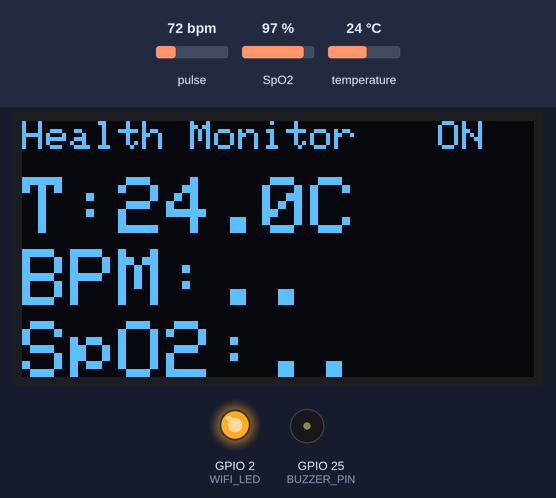
The sketch below on a simulated ESP32. On the bench: 128×64 one-colour display, output pins drawn as LEDs (lit = HIGH), buzzer (waves = sounding, pin HIGH). Inputs (shaded band) come from the test bench; at power-on: SpO2 97 %, temperature 24 °C, pulse 72 bpm. WiFi joins after 1.5 s; servers stay silent unless stated; what the sketch prints to the serial monitor is not drawn.

Above: at 2.7 s.
2.8 s: SpO2 set to 82 %
At 5.3 s:
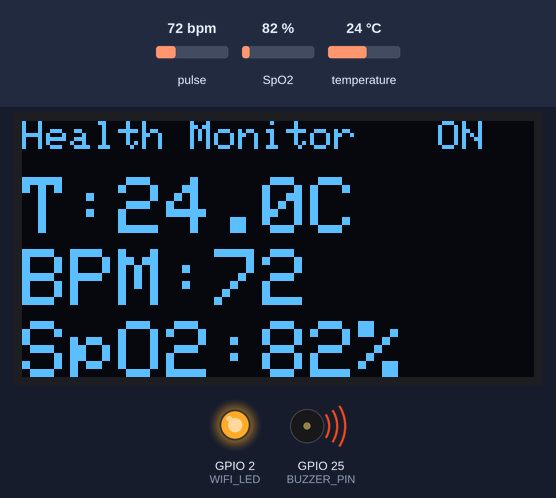
5.6 s: SpO2 set to 80 %
7.1 s: temperature set to 12 °C
At 9.3 s:
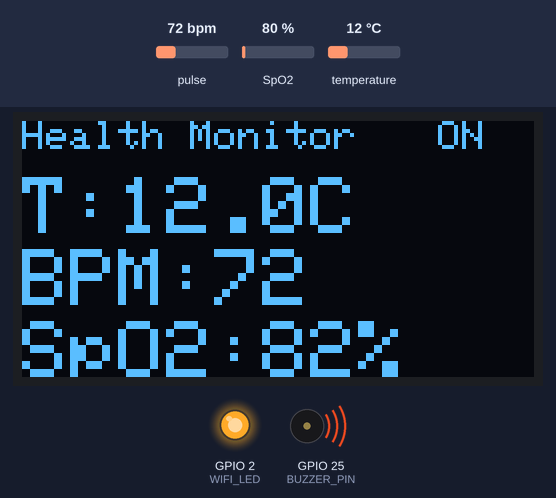
9.6 s: SpO2 set to 90 %
At 11.0 s:
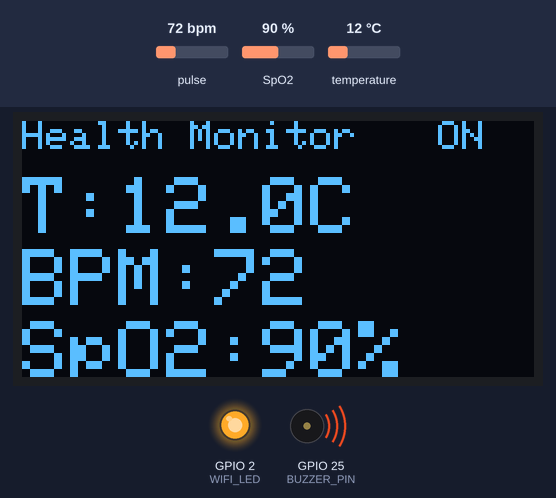
11.6 s: SpO2 set to 93 %
At 12.5 s:
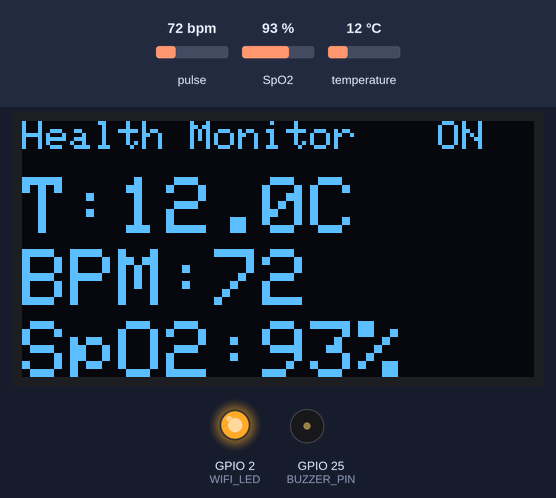
13.6 s: temperature set to 19 °C
At 15.3 s:
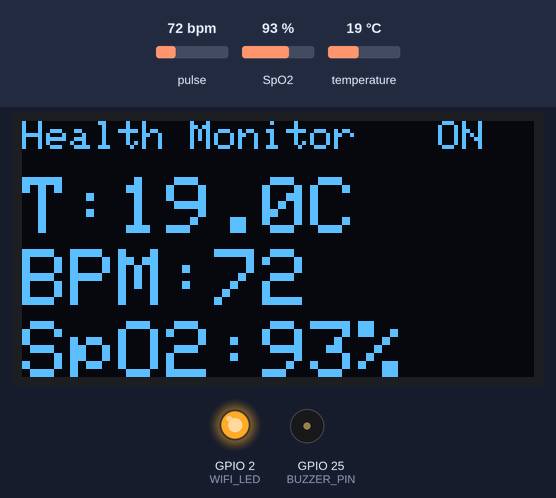
Timing chart, 0 to 16.6 s (numbered marks = the images above; inputs shaded):
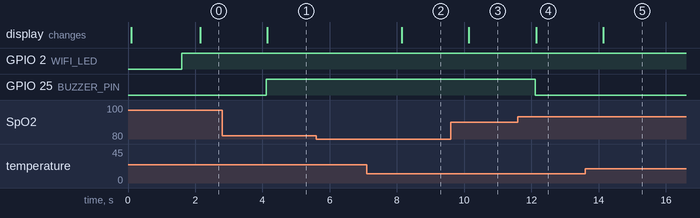

The sketch:

v2.ino
```cpp
/*
 * ============================================================
 *   ESP32 HEALTH MONITOR  -  v2
 *   Body Temp (DS18B20) + Heart Rate & SpO2 (MAX30102)
 *   Display: 0.96" OLED  |  Mobile: Blynk IoT app
 * ============================================================
 *
 *  v2 me NAYA: WiFi naam/password code me nahi likhna padta.
 *    - Board ka BOOT button 3 second dabake rakho -> ESP32 apna hotspot
 *      banata hai (sirf tabhi, apne aap kabhi nahi khulta):
 *        WiFi naam : HealthMon-Setup
 *        Password  : health123
 *    - Phone se us hotspot se judo -> setup page khulega
 *      (na khule to browser me 192.168.4.1 kholo)
 *    - Apna WiFi chuno, password daalo, Save -> ESP32 yaad rakhega
 *    - WiFi badalna ho: wahi, BOOT button 3 second
 *    - 3 min tak kuch save nahi kiya to hotspot band
 *    - Board ki LED (GPIO 2) jalti hai = WiFi juda hai
 *    Setup ke time bhi OLED pe readings chalti rehti hain.
 *
 *  WIRING: diagrams/step5_final_v2.png. BOOT button aur blue LED
 *  ESP32 board pe pehle se hain, kuch naya jodna nahi.
 *
 *  LIBRARIES (Arduino IDE > Library Manager se install karo):
 *    1. Blynk
 *    2. SparkFun MAX3010x Pulse and Proximity Sensor Library
 *    3. OneWire
 *    4. DallasTemperature
 *    5. Adafruit SSD1306   (Adafruit GFX saath me install ho jayegi)
 *    6. WiFiManager  (by tzapu)   <-- v2 me naya
 *
 *  BLYNK DATASTREAMS (Virtual pins):
 *    V0 = Body Temp (°C)   V1 = Heart Rate (BPM)
 *    V2 = SpO2 (%)         V3 = Status (String)
 *
 *  BLYNK EVENTS (Template > Events me ye 3 codes banao):
 *    high_temp, low_spo2, abnormal_bpm
 *
 *  NOTE: Ye hobby project hai, medical device nahi.
 */

// ---------------- 1. BLYNK DETAILS (apne Blynk device se copy karo) ----------------
// Ye 3 lines sabse upar honi chahiye, #include se pehle
#define BLYNK_TEMPLATE_ID   "TMPL3xti-Jf-f"
#define BLYNK_TEMPLATE_NAME "Health Monitor"
#define BLYNK_AUTH_TOKEN    "G_UvAgGBpsfydKyLu46PfAKDNuIYES6I"

#define BLYNK_PRINT Serial   // Blynk ke messages Serial Monitor pe dikhenge

// ---------------- 2. WIFI SETUP HOTSPOT ----------------
// WiFi naam/password ab yahan nahi, phone se setup page pe daalna hai
#define AP_NAME  "HealthMon-Setup"   // ESP32 ka setup hotspot
#define AP_PASS  "health123"         // hotspot password (kam se kam 8 letters)
#define PORTAL_TIMEOUT 180           // setup hotspot 3 min baad band

// ---------------- 3. LIBRARIES ----------------
#include <WiFi.h>
#include <WiFiManager.h>       // phone se WiFi setup
#include <BlynkSimpleEsp32.h>
#include <Wire.h>
#include "MAX30105.h"          // MAX30102 bhi isi library se chalta hai
#include "spo2_algorithm.h"    // SpO2 + heart rate nikalne wala algorithm
#include <OneWire.h>
#include <DallasTemperature.h>
#include <Adafruit_GFX.h>
#include <Adafruit_SSD1306.h>

// ---------------- 4. PINS ----------------
#define TEMP_PIN    4     // DS18B20 data pin (4.7k resistor isse 3V3 tak zaroori)
#define BUZZER_PIN  25    // Buzzer (optional)
#define BOOT_BTN    0     // board ka BOOT button (WiFi setup ke liye)
#define WIFI_LED    2     // board ki blue LED: jale = WiFi juda hai

// ---------------- 5. ALERT LIMITS ----------------
#define HIGH_TEMP_LIMIT  38.0   // isse upar = bukhar
#define LOW_SPO2_LIMIT   92     // isse neeche = oxygen kam
#define HIGH_BPM_LIMIT   120    // isse upar = dhadkan tez
#define LOW_BPM_LIMIT    50     // isse neeche = dhadkan dheemi

// ---------------- 6. OBJECTS ----------------
MAX30105 pulseSensor;                         // pulse oximeter
OneWire oneWire(TEMP_PIN);
DallasTemperature tempSensor(&oneWire);       // temperature sensor
Adafruit_SSD1306 display(128, 64, &Wire, -1); // OLED 128x64
BlynkTimer timer;                             // delay() ki jagah timer
WiFiManager wm;                               // WiFi setup page

// ---------------- 7. VARIABLES ----------------
// MAX30102 ke samples yahan store honge (100 samples = 4 second ka data)
#define BUFFER_SIZE 100
uint32_t irBuffer[BUFFER_SIZE];
uint32_t redBuffer[BUFFER_SIZE];
int sampleCount = 0;

// Final readings
// (volatile: pulse wala alag task inhe likhta hai, loop() padhta hai)
float bodyTemp = 0;
volatile int heartRate = 0;
volatile int spo2      = 0;
volatile bool fingerOn = false;
bool tempOk    = false;   // DS18B20 se sahi reading mili ya nahi
bool pulseOk   = false;   // MAX30102 mila ya nahi

// OLED aur MAX30102 dono same I2C wire pe hain, ek time pe ek hi use kare
SemaphoreHandle_t i2cLock;

// Ek hi alert baar baar na aaye: same alert dobara 1 minute baad hi jayega
#define ALERT_GAP 60000
unsigned long lastTempAlert = 0;
unsigned long lastSpo2Alert = 0;
unsigned long lastBpmAlert  = 0;

// BOOT button kab se daba hai (0 = daba nahi hai)
unsigned long btnPressStart = 0;

// WiFi / Blynk dobara try karne ka hisaab
unsigned long lastWiFiTry   = 0;
unsigned long lastBlynkTry  = 0;


// ============================================================
//   SETUP: ek baar chalta hai
// ============================================================
void setup() {
  Serial.begin(115200);
  i2cLock = xSemaphoreCreateMutex();   // OLED use karne se pehle banana zaroori
  pinMode(BUZZER_PIN, OUTPUT);
  digitalWrite(BUZZER_PIN, LOW);
  pinMode(BOOT_BTN, INPUT_PULLUP);   // dabane pe LOW
  pinMode(WIFI_LED, OUTPUT);
  digitalWrite(WIFI_LED, LOW);

  Wire.begin(21, 22);   // I2C: SDA=21, SCL=22

  // ----- OLED start -----
  if (!display.begin(SSD1306_SWITCHCAPVCC, 0x3C)) {
    Serial.println("OLED nahi mila! Wiring check karo.");
  }
  showMessage("Starting...");

  // ----- MAX30102 start -----
  // Sensor na mile to bhi baaki project (temp, OLED, Blynk) chalta rahega
  pulseOk = pulseSensor.begin(Wire, I2C_SPEED_FAST);
  if (pulseOk) {
    // Settings: brightness=60, average=4, mode=2 (Red+IR), rate=100, pulseWidth=411, range=4096
    // (100 samples/sec ÷ average 4 = 25 samples/sec, jo algorithm ko chahiye)
    pulseSensor.setup(60, 4, 2, 100, 411, 4096);

    // Pulse sensor ko alag task me padho. Library sirf 4 samples (160 ms)
    // yaad rakhti hai; WiFi connect / setup page / Blynk reconnect me loop()
    // 2-10 sec atak sakta hai, tab samples kho jaate aur BPM/SpO2 galat aata.
    // Ye task loop() se upar priority pe hai, isliye kabhi nahi rukta.
    xTaskCreate(pulseTask, "pulse", 4096, NULL, 2, NULL);
  } else {
    Serial.println("MAX30102 nahi mila! Wiring check karo.");
    showMessage("MAX30102 Error!");
    delay(2000);   // setup me hai, isliye yahan delay chalega
  }

  // ----- DS18B20 start -----
  tempSensor.begin();
  tempSensor.setWaitForConversion(false);  // reading ka wait mat karo (code ruke nahi)
  tempSensor.requestTemperatures();        // pehli reading shuru

  // ----- WiFi (saved WiFi se judo, warna setup hotspot) -----
  showMessage("Connecting WiFi...");
  WiFi.mode(WIFI_STA);
  wm.setConfigPortalBlocking(false);   // setup page khula ho tab bhi code chalta rahe
  wm.setConnectTimeout(10);            // naya WiFi save karne pe 10 sec try

  // Saved WiFi se background me judo, code rukega nahi.
  // Kuch saved nahi hai to OLED pe "Hold BOOT 3s" dikhega.
  if (wm.getWiFiIsSaved()) {
    WiFi.begin();
    lastWiFiTry = millis();
  }

  Blynk.config(BLYNK_AUTH_TOKEN);

  // Har 2 second me sendData() chalega
  timer.setInterval(2000L, sendData);

  // Har 5 second me WiFi check (WiFi baad me aaye to bhi connect ho jaye)
  timer.setInterval(5000L, checkWiFi);

  Serial.println("Setup complete!");
}


// ============================================================
//   LOOP: baar baar chalta hai (yahan delay() NAHI lagana)
// ============================================================
void loop() {
  wm.process();   // setup page khula ho to use chalao

  // Board LED: WiFi juda hai to ON, warna OFF
  digitalWrite(WIFI_LED, WiFi.status() == WL_CONNECTED ? HIGH : LOW);

  // WiFi connected ho tabhi Blynk chalao, warna OLED offline bhi chalta rahe.
  // Blynk juda nahi hai (internet band / galat token) to har 30 sec me sirf
  // ek koshish: har koshish 3-4 sec atakti hai, Blynk khud har 5 sec karta
  // to OLED aur button baar baar hang hote.
  if (WiFi.status() == WL_CONNECTED) {
    if (Blynk.connected() || millis() - lastBlynkTry < 4000) {
      Blynk.run();
    } else if (lastBlynkTry == 0 || millis() - lastBlynkTry > 30000) {
      lastBlynkTry = millis();   // agle 4 sec Blynk.run() -> ek connect koshish
    }
  }

  timer.run();      // 2 sec wala timer
  checkButton();    // BOOT button 3 sec = WiFi setup
}


// ============================================================
//   MAX30102 wala task (loop() se alag, lagatar chalta hai)
// ============================================================
void pulseTask(void *param) {
  for (;;) {
    xSemaphoreTake(i2cLock, portMAX_DELAY);
    readPulse();
    xSemaphoreGive(i2cLock);
    vTaskDelay(pdMS_TO_TICKS(20));   // 25 samples/sec aate hain, 20 ms kaafi hai
  }
}


// ============================================================
//   WiFi nahi hai to dobara try karo (code rukta nahi)
// ============================================================
void checkWiFi() {
  if (WiFi.status() == WL_CONNECTED) return;
  if (wm.getConfigPortalActive()) return;   // setup chal raha hai, use chhed mat
  if (!wm.getWiFiIsSaved()) return;         // koi WiFi saved hi nahi, BOOT ka wait

  // Har 30 sec me saved WiFi se dobara try
  // (hotspot band hone ke baad pehli baar turant)
  if (millis() - lastWiFiTry > 30000) {
    Serial.println("WiFi nahi hai, dobara try kar rahe hain... (OLED chalta rahega)");
    lastWiFiTry = millis();
    WiFi.mode(WIFI_STA);
    WiFi.disconnect();
    WiFi.begin();   // saved WiFi naam/password se
  }
}

// Setup hotspot on (sirf BOOT button se)
void startSetupPortal() {
  Serial.println("WiFi setup hotspot ON: " AP_NAME "  (password: " AP_PASS ")");
  // Purana WiFi tab tak saved rahega jab tak naya save na karo
  wm.setConfigPortalTimeout(PORTAL_TIMEOUT);
  wm.startConfigPortal(AP_NAME, AP_PASS);
  lastWiFiTry = 0;   // hotspot band hote hi saved WiFi turant try ho
  showSetupInfo();
}


// ============================================================
//   BOOT button 3 sec dabao -> WiFi setup hotspot on
// ============================================================
void checkButton() {
  if (digitalRead(BOOT_BTN) == HIGH) {   // button chhoda hua hai
    btnPressStart = 0;
    return;
  }

  if (btnPressStart == 0) btnPressStart = millis();

  if (millis() - btnPressStart > 3000 && !wm.getConfigPortalActive()) {
    startSetupPortal();
  }
}


// ============================================================
//   MAX30102 se Heart Rate + SpO2 padhna
// ============================================================
void readPulse() {
  if (!pulseOk) return;  // sensor hi nahi mila to kuch mat karo

  pulseSensor.check();   // sensor se naye samples lao

  while (pulseSensor.available()) {
    uint32_t red = pulseSensor.getFIFORed();
    uint32_t ir  = pulseSensor.getFIFOIR();
    pulseSensor.nextSample();

    // IR value kam = ungli sensor pe nahi hai
    if (ir < 50000) {
      fingerOn = false;
      heartRate = 0;
      spo2 = 0;
      sampleCount = 0;   // buffer reset, ungli rakhne pe fresh start
      continue;
    }
    fingerOn = true;

    // Sample buffer me daalo
    redBuffer[sampleCount] = red;
    irBuffer[sampleCount]  = ir;
    sampleCount++;

    // Buffer full (100 samples = 4 sec) -> calculate karo
    if (sampleCount == BUFFER_SIZE) {
      calculateHeartRateAndSpO2();

      // Purane 25 samples hatao, baaki 75 aage shift karo.
      // Ab har 1 sec (25 naye samples) me nayi reading aayegi.
      for (int i = 25; i < BUFFER_SIZE; i++) {
        redBuffer[i - 25] = redBuffer[i];
        irBuffer[i - 25]  = irBuffer[i];
      }
      sampleCount = 75;
    }
  }
}

void calculateHeartRateAndSpO2() {
  int32_t newSpO2, newHR;
  int8_t spo2Valid, hrValid;

  // SparkFun/Maxim ka ready-made algorithm
  maxim_heart_rate_and_oxygen_saturation(irBuffer, BUFFER_SIZE, redBuffer,
                                         &newSpO2, &spo2Valid, &newHR, &hrValid);

  // Sirf sahi range wali readings lo (galat/noise wali ignore)
  if (hrValid && newHR > 40 && newHR < 180) {
    heartRate = newHR;
  }
  if (spo2Valid && newSpO2 > 80 && newSpO2 <= 100) {
    spo2 = newSpO2;
  }
}


// ============================================================
//   DS18B20 se Body Temperature padhna
// ============================================================
void readTemperature() {
  float t = tempSensor.getTempCByIndex(0);   // pichli request ki reading

  // -127 = sensor connected nahi  ->  purani value mat dikhao
  // 85 = power on ke baad ki default value (asli reading nahi) -> ignore
  if (t == DEVICE_DISCONNECTED_C) {
    tempOk = false;
  } else if (t != 85.0) {
    bodyTemp = t;
    tempOk = true;
  }

  tempSensor.requestTemperatures();   // agli reading ke liye request (2 sec me ready)
}


// ============================================================
//   Har 2 sec: readings -> Blynk + OLED + alerts
// ============================================================
void sendData() {
  readTemperature();

  // Serial Monitor pe print (debugging ke liye)
  Serial.print("Temp: ");
  if (tempOk) Serial.print(bodyTemp, 1); else Serial.print("--");
  Serial.print(" C | BPM: "); Serial.print(heartRate);
  Serial.print(" | SpO2: ");  Serial.print(spo2);
  Serial.println(fingerOn ? " %" : " % (no finger)");

  // Status message (app me dikhega)
  String status;
  if (!pulseOk)       status = "Pulse sensor error";
  else if (!tempOk)   status = "Temp sensor error";
  else if (!fingerOn) status = "Place finger";
  else                status = "Measuring";

  // ----- Blynk app ko data bhejo -----
  if (Blynk.connected()) {
    if (tempOk) Blynk.virtualWrite(V0, bodyTemp);   // galat/purani temp mat bhejo
    Blynk.virtualWrite(V1, heartRate);
    Blynk.virtualWrite(V2, spo2);
    Blynk.virtualWrite(V3, status);
  }

  checkAlerts();
  updateOLED();
}


// ============================================================
//   Alerts: buzzer + phone notification
// ============================================================
void checkAlerts() {
  bool highTemp = (tempOk && bodyTemp > HIGH_TEMP_LIMIT);
  bool lowSpo2  = (fingerOn && spo2 > 0 && spo2 < LOW_SPO2_LIMIT);
  bool badBpm   = (fingerOn && heartRate > 0 &&
                   (heartRate > HIGH_BPM_LIMIT || heartRate < LOW_BPM_LIMIT));

  // Koi bhi problem ho to buzzer ON
  digitalWrite(BUZZER_PIN, (highTemp || lowSpo2 || badBpm) ? HIGH : LOW);

  // Phone notification (Blynk connected ho tabhi, aur same alert 1 min me ek hi baar)
  if (highTemp && canSendAlert(lastTempAlert)) {
    Blynk.logEvent("high_temp", String("High temperature: ") + bodyTemp + " C");
  }
  if (lowSpo2 && canSendAlert(lastSpo2Alert)) {
    Blynk.logEvent("low_spo2", String("Low SpO2: ") + spo2 + " %");
  }
  if (badBpm && canSendAlert(lastBpmAlert)) {
    Blynk.logEvent("abnormal_bpm", String("Abnormal heart rate: ") + heartRate + " BPM");
  }
}

// Alert bhej sakte hain ya nahi? (offline ho ya 1 min nahi hua to NAHI)
bool canSendAlert(unsigned long &lastTime) {
  if (!Blynk.connected()) return false;   // offline: baad me online hone pe bhejenge
  if (lastTime != 0 && millis() - lastTime < ALERT_GAP) return false;
  lastTime = millis();
  return true;
}


// ============================================================
//   OLED pe readings dikhana
// ============================================================
void updateOLED() {
  // Setup hotspot on ho to har dusri baar (2 sec) setup ki info dikhao,
  // warna readings use turant mita deti aur password padh hi nahi paate
  static bool infoTurn = false;
  if (wm.getConfigPortalActive()) {
    infoTurn = !infoTurn;
    if (infoTurn) {
      showSetupInfo();
      return;
    }
  }

  display.clearDisplay();
  display.setTextColor(SSD1306_WHITE);

  // Upar wali line: title + WiFi status
  // Setup hotspot on ho to title ki jagah hotspot ka naam dikhao
  display.setTextSize(1);
  display.setCursor(0, 0);
  if (wm.getConfigPortalActive()) {
    display.print(AP_NAME);
    display.setCursor(104, 0);
    display.print("AP");                              // AP = setup hotspot on
  } else if (WiFi.status() != WL_CONNECTED) {
    display.print("Hold BOOT 3s: WiFi");              // WiFi nahi -> setup kaise karein
  } else {
    display.print("Health Monitor");
    display.setCursor(104, 0);
    display.print(Blynk.connected() ? "ON" : "--");   // ON = Blynk se juda hai
  }

  // Temperature (bade font me)
  display.setTextSize(2);
  display.setCursor(0, 14);
  display.print("T:");
  if (tempOk) { display.print(bodyTemp, 1); display.print("C"); }
  else          display.print("--");          // sensor nahi mila

  if (!pulseOk) {
    // MAX30102 nahi mila
    display.setTextSize(1);
    display.setCursor(0, 40);
    display.print("Pulse sensor error");
    display.setCursor(0, 52);
    display.print("Check wiring");
  } else if (fingerOn) {
    // Heart rate + SpO2
    display.setCursor(0, 32);
    display.print("BPM:");
    if (heartRate > 0) display.print(heartRate);
    else               display.print("..");    // abhi calculate ho raha hai

    display.setCursor(0, 50);
    display.print("SpO2:");
    if (spo2 > 0) { display.print(spo2); display.print("%"); }
    else            display.print("..");
  } else {
    // Ungli nahi hai
    display.setTextSize(1);
    display.setCursor(0, 40);
    display.print("Place finger on");
    display.setCursor(0, 52);
    display.print("pulse sensor");
  }

  oledShow();
}

// Chhota helper: OLED pe ek message dikhao
void showMessage(const char* msg) {
  display.clearDisplay();
  display.setTextSize(1);
  display.setTextColor(SSD1306_WHITE);
  display.setCursor(0, 28);
  display.print(msg);
  oledShow();
}

// WiFi setup ke steps OLED pe
void showSetupInfo() {
  display.clearDisplay();
  display.setTextSize(1);
  display.setTextColor(SSD1306_WHITE);
  display.setCursor(0, 0);
  display.print("WiFi SETUP");
  display.setCursor(0, 16);
  display.print("Phone WiFi: ");
  display.setCursor(0, 26);
  display.print(AP_NAME);
  display.setCursor(0, 38);
  display.print("Pass: " AP_PASS);
  display.setCursor(0, 52);
  display.print("Open 192.168.4.1");
  oledShow();
}

// OLED buffer screen pe bhejo (I2C lock leke, pulse task ke saath takkar na ho)
void oledShow() {
  xSemaphoreTake(i2cLock, portMAX_DELAY);
  display.display();
  xSemaphoreGive(i2cLock);
}
```

Measured:
- the behaviour switches between 91 and 92 % on SpO2 (found by bisection; images 3 and 4)
- after the input at 2.8 s, GPIO 25 (BUZZER_PIN): LOW → HIGH after 1.3 s; the display: changes after 1.3 s (image 1)
- after the input at 5.6 s, every drawn part: stays the same
- after the input at 7.1 s, the display: changes after 1.0 s (image 2)
- after the input at 9.6 s, the display: changes after 0.54 s (image 3)
- after the input at 11.6 s, GPIO 25 (BUZZER_PIN): HIGH → LOW after 0.52 s; the display: changes after 0.54 s (image 4)
- after the input at 13.6 s, the display: changes after 0.54 s (image 5)
